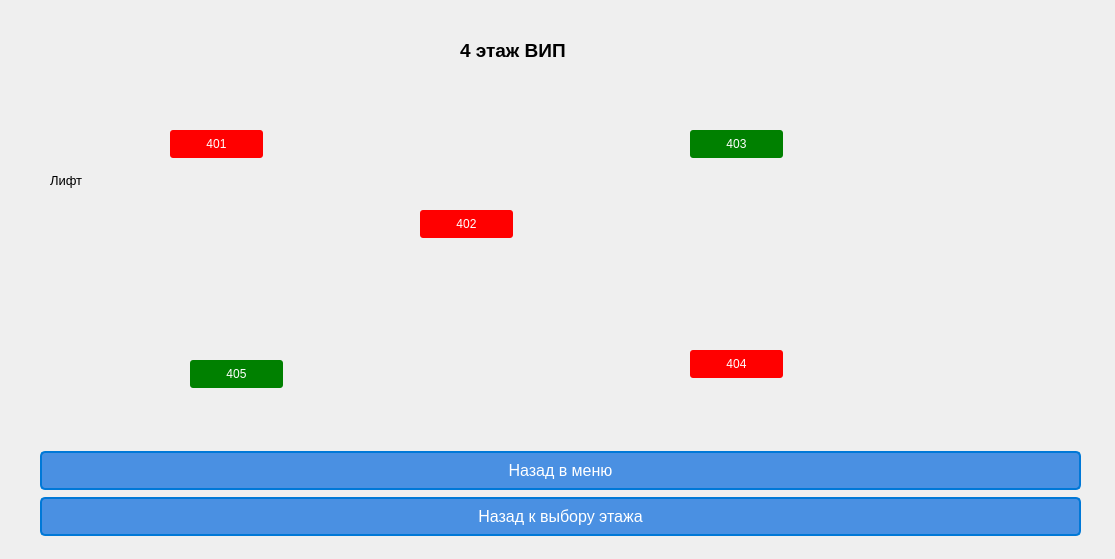
<?xml version="1.0" encoding="UTF-8"?>
<ui version="4.0">
 <class>fourthFlor</class>
 <widget class="QDialog" name="fourthFlor">
  <property name="geometry">
   <rect>
    <x>0</x>
    <y>0</y>
    <width>1115</width>
    <height>559</height>
   </rect>
  </property>
  <property name="windowTitle">
   <string>Dialog</string>
  </property>
  <widget class="QLabel" name="label">
   <property name="geometry">
    <rect>
     <x>460</x>
     <y>10</y>
     <width>281</width>
     <height>81</height>
    </rect>
   </property>
   <property name="font">
    <font>
     <pointsize>14</pointsize>
     <weight>75</weight>
     <bold>true</bold>
    </font>
   </property>
   <property name="text">
    <string>4 этаж ВИП</string>
   </property>
  </widget>
  <widget class="QLabel" name="label_2">
   <property name="geometry">
    <rect>
     <x>50</x>
     <y>160</y>
     <width>71</width>
     <height>41</height>
    </rect>
   </property>
   <property name="font">
    <font>
     <pointsize>10</pointsize>
    </font>
   </property>
   <property name="text">
    <string>Лифт</string>
   </property>
  </widget>
  <widget class="QPushButton" name="pushButton_2">
   <property name="geometry">
    <rect>
     <x>420</x>
     <y>210</y>
     <width>93</width>
     <height>28</height>
    </rect>
   </property>
   <property name="styleSheet">
    <string notr="true">QPushButton {
    background-color: red;
    color: white;
    padding: 5px 10px;
    border-radius: 3px;
    border: none;
}

QPushButton:hover {
    background-color: darkred;
}
</string>
   </property>
   <property name="text">
    <string>402</string>
   </property>
  </widget>
  <widget class="QPushButton" name="pushButton_3">
   <property name="geometry">
    <rect>
     <x>690</x>
     <y>130</y>
     <width>93</width>
     <height>28</height>
    </rect>
   </property>
   <property name="styleSheet">
    <string notr="true">QPushButton {
    background-color: green;
    color: white;
    padding: 5px 10px;
    border-radius: 3px;
    border: none;
}

QPushButton:hover {
    background-color: darkgreen;
}
</string>
   </property>
   <property name="text">
    <string>403</string>
   </property>
  </widget>
  <widget class="QPushButton" name="pushButton_4">
   <property name="geometry">
    <rect>
     <x>690</x>
     <y>350</y>
     <width>93</width>
     <height>28</height>
    </rect>
   </property>
   <property name="styleSheet">
    <string notr="true">QPushButton {
    background-color: red;
    color: white;
    padding: 5px 10px;
    border-radius: 3px;
    border: none;
}

QPushButton:hover {
    background-color: darkred;
}
</string>
   </property>
   <property name="text">
    <string>404</string>
   </property>
  </widget>
  <widget class="QPushButton" name="pushButton_5">
   <property name="geometry">
    <rect>
     <x>190</x>
     <y>360</y>
     <width>93</width>
     <height>28</height>
    </rect>
   </property>
   <property name="styleSheet">
    <string notr="true">QPushButton {
    background-color: green;
    color: white;
    padding: 5px 10px;
    border-radius: 3px;
    border: none;
}

QPushButton:hover {
    background-color: darkgreen;
}

</string>
   </property>
   <property name="text">
    <string>405</string>
   </property>
  </widget>
  <widget class="QWidget" name="layoutWidget">
   <property name="geometry">
    <rect>
     <x>40</x>
     <y>450</y>
     <width>1041</width>
     <height>87</height>
    </rect>
   </property>
   <layout class="QVBoxLayout" name="verticalLayout">
    <item>
     <widget class="QPushButton" name="pushButton_6">
      <property name="styleSheet">
       <string notr="true">QPushButton {
    background-color: #4a90e2; /* Синий цвет */
    border-style: solid;
    border-color: #0078d7; /* Цвет рамки */
    border-width: 2px;
    border-radius: 5px; /* Закругленные углы */
    color: white; /* Цвет текста */
    font-size: 16px; /* Размер текста */
    padding: 8px 16px; /* Отступы внутри кнопки */
}

QPushButton:hover {
    background-color: #357ae8; /* Измененный цвет при наведении */
    border-color: #0056b3; /* Измененный цвет рамки при наведении */
}

QPushButton:pressed {
    background-color: #2f5bb7; /* Измененный цвет при нажатии */
    border-color: #002d5a; /* Измененный цвет рамки при нажатии */
}
</string>
      </property>
      <property name="text">
       <string>Назад в меню</string>
      </property>
     </widget>
    </item>
    <item>
     <widget class="QPushButton" name="pushButton_7">
      <property name="styleSheet">
       <string notr="true">QPushButton {
    background-color: #4a90e2; /* Синий цвет */
    border-style: solid;
    border-color: #0078d7; /* Цвет рамки */
    border-width: 2px;
    border-radius: 5px; /* Закругленные углы */
    color: white; /* Цвет текста */
    font-size: 16px; /* Размер текста */
    padding: 8px 16px; /* Отступы внутри кнопки */
}

QPushButton:hover {
    background-color: #357ae8; /* Измененный цвет при наведении */
    border-color: #0056b3; /* Измененный цвет рамки при наведении */
}

QPushButton:pressed {
    background-color: #2f5bb7; /* Измененный цвет при нажатии */
    border-color: #002d5a; /* Измененный цвет рамки при нажатии */
}
</string>
      </property>
      <property name="text">
       <string>Назад к выбору этажа</string>
      </property>
     </widget>
    </item>
   </layout>
  </widget>
  <widget class="QPushButton" name="pushButton">
   <property name="geometry">
    <rect>
     <x>170</x>
     <y>130</y>
     <width>93</width>
     <height>28</height>
    </rect>
   </property>
   <property name="styleSheet">
    <string notr="true">QPushButton {
    background-color: red;
    color: white;
    padding: 5px 10px;
    border-radius: 3px;
    border: none;
}

QPushButton:hover {
    background-color: darkred;
}</string>
   </property>
   <property name="text">
    <string>401</string>
   </property>
  </widget>
 </widget>
 <resources/>
 <connections/>
</ui>
